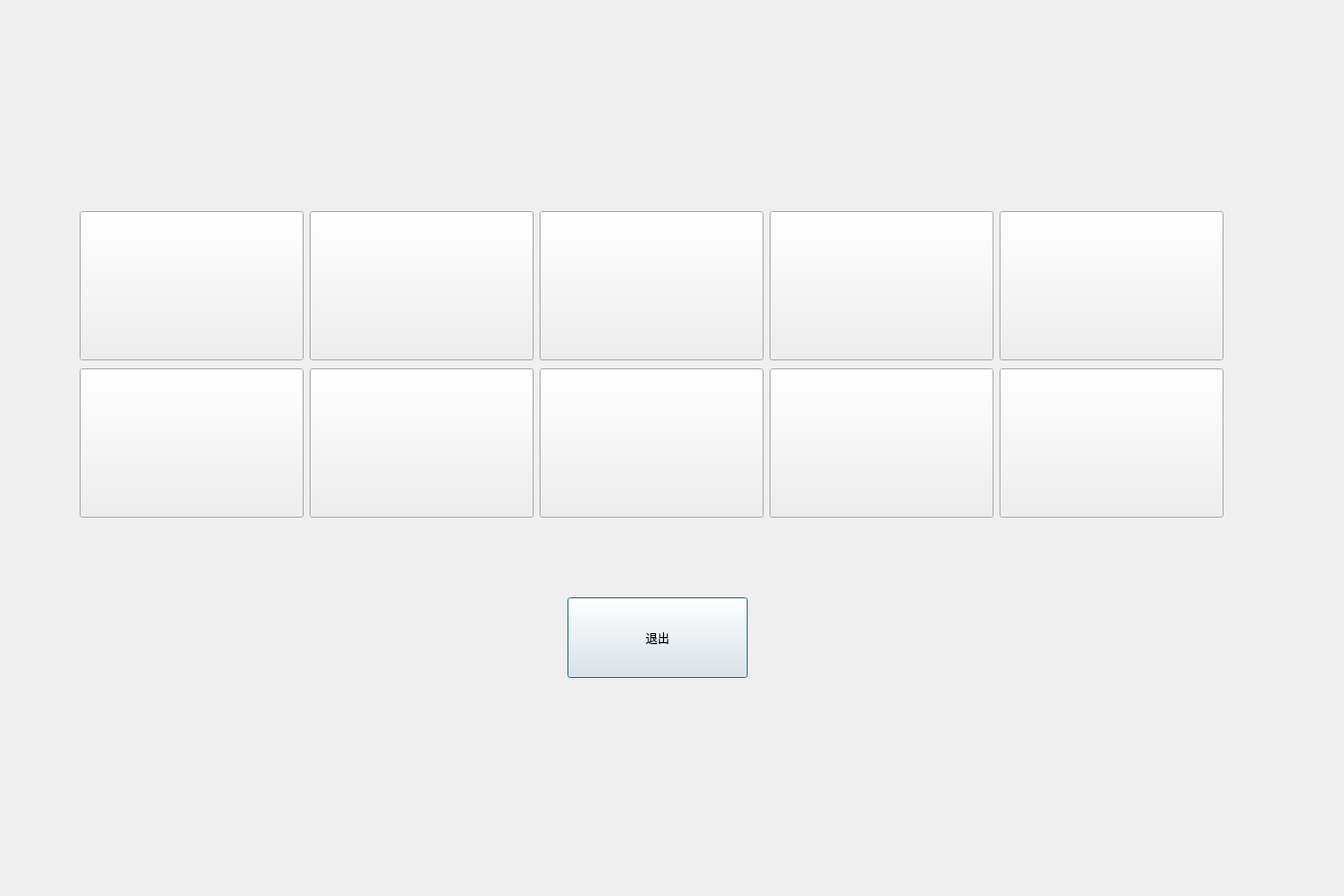
<?xml version="1.0" encoding="UTF-8"?>
<ui version="4.0">
 <class>PlaySelectionInterface</class>
 <widget class="QDialog" name="PlaySelectionInterface">
  <property name="geometry">
   <rect>
    <x>0</x>
    <y>0</y>
    <width>1350</width>
    <height>900</height>
   </rect>
  </property>
  <property name="minimumSize">
   <size>
    <width>1350</width>
    <height>900</height>
   </size>
  </property>
  <property name="maximumSize">
   <size>
    <width>1350</width>
    <height>900</height>
   </size>
  </property>
  <property name="windowTitle">
   <string>Dialog</string>
  </property>
  <widget class="QPushButton" name="ButtonQuit">
   <property name="geometry">
    <rect>
     <x>570</x>
     <y>600</y>
     <width>181</width>
     <height>81</height>
    </rect>
   </property>
   <property name="text">
    <string>退出</string>
   </property>
  </widget>
  <widget class="QWidget" name="layoutWidget">
   <property name="geometry">
    <rect>
     <x>80</x>
     <y>210</y>
     <width>1153</width>
     <height>312</height>
    </rect>
   </property>
   <layout class="QVBoxLayout" name="verticalLayout">
    <item>
     <layout class="QHBoxLayout" name="horizontalLayout">
      <item>
       <widget class="QPushButton" name="Button1">
        <property name="minimumSize">
         <size>
          <width>225</width>
          <height>150</height>
         </size>
        </property>
        <property name="maximumSize">
         <size>
          <width>225</width>
          <height>150</height>
         </size>
        </property>
        <property name="text">
         <string/>
        </property>
        <property name="iconSize">
         <size>
          <width>150</width>
          <height>100</height>
         </size>
        </property>
       </widget>
      </item>
      <item>
       <widget class="QPushButton" name="Button2">
        <property name="minimumSize">
         <size>
          <width>225</width>
          <height>150</height>
         </size>
        </property>
        <property name="maximumSize">
         <size>
          <width>225</width>
          <height>150</height>
         </size>
        </property>
        <property name="text">
         <string/>
        </property>
        <property name="iconSize">
         <size>
          <width>150</width>
          <height>100</height>
         </size>
        </property>
       </widget>
      </item>
      <item>
       <widget class="QPushButton" name="Button3">
        <property name="minimumSize">
         <size>
          <width>225</width>
          <height>150</height>
         </size>
        </property>
        <property name="maximumSize">
         <size>
          <width>225</width>
          <height>150</height>
         </size>
        </property>
        <property name="text">
         <string/>
        </property>
        <property name="iconSize">
         <size>
          <width>150</width>
          <height>100</height>
         </size>
        </property>
       </widget>
      </item>
      <item>
       <widget class="QPushButton" name="Button4">
        <property name="minimumSize">
         <size>
          <width>225</width>
          <height>150</height>
         </size>
        </property>
        <property name="maximumSize">
         <size>
          <width>225</width>
          <height>150</height>
         </size>
        </property>
        <property name="text">
         <string/>
        </property>
        <property name="iconSize">
         <size>
          <width>150</width>
          <height>100</height>
         </size>
        </property>
       </widget>
      </item>
      <item>
       <widget class="QPushButton" name="Button5">
        <property name="minimumSize">
         <size>
          <width>225</width>
          <height>150</height>
         </size>
        </property>
        <property name="maximumSize">
         <size>
          <width>225</width>
          <height>150</height>
         </size>
        </property>
        <property name="text">
         <string/>
        </property>
        <property name="iconSize">
         <size>
          <width>150</width>
          <height>100</height>
         </size>
        </property>
       </widget>
      </item>
     </layout>
    </item>
    <item>
     <layout class="QHBoxLayout" name="horizontalLayout_2">
      <item>
       <widget class="QPushButton" name="Button6">
        <property name="minimumSize">
         <size>
          <width>225</width>
          <height>150</height>
         </size>
        </property>
        <property name="maximumSize">
         <size>
          <width>225</width>
          <height>150</height>
         </size>
        </property>
        <property name="text">
         <string/>
        </property>
        <property name="iconSize">
         <size>
          <width>150</width>
          <height>100</height>
         </size>
        </property>
       </widget>
      </item>
      <item>
       <widget class="QPushButton" name="Button7">
        <property name="minimumSize">
         <size>
          <width>225</width>
          <height>150</height>
         </size>
        </property>
        <property name="maximumSize">
         <size>
          <width>225</width>
          <height>150</height>
         </size>
        </property>
        <property name="text">
         <string/>
        </property>
        <property name="iconSize">
         <size>
          <width>150</width>
          <height>100</height>
         </size>
        </property>
       </widget>
      </item>
      <item>
       <widget class="QPushButton" name="Button8">
        <property name="minimumSize">
         <size>
          <width>225</width>
          <height>150</height>
         </size>
        </property>
        <property name="maximumSize">
         <size>
          <width>225</width>
          <height>150</height>
         </size>
        </property>
        <property name="text">
         <string/>
        </property>
        <property name="iconSize">
         <size>
          <width>150</width>
          <height>100</height>
         </size>
        </property>
       </widget>
      </item>
      <item>
       <widget class="QPushButton" name="Button9">
        <property name="minimumSize">
         <size>
          <width>225</width>
          <height>150</height>
         </size>
        </property>
        <property name="maximumSize">
         <size>
          <width>225</width>
          <height>150</height>
         </size>
        </property>
        <property name="text">
         <string/>
        </property>
        <property name="iconSize">
         <size>
          <width>150</width>
          <height>100</height>
         </size>
        </property>
       </widget>
      </item>
      <item>
       <widget class="QPushButton" name="Button10">
        <property name="minimumSize">
         <size>
          <width>225</width>
          <height>150</height>
         </size>
        </property>
        <property name="maximumSize">
         <size>
          <width>225</width>
          <height>150</height>
         </size>
        </property>
        <property name="text">
         <string/>
        </property>
        <property name="iconSize">
         <size>
          <width>150</width>
          <height>100</height>
         </size>
        </property>
       </widget>
      </item>
     </layout>
    </item>
   </layout>
  </widget>
 </widget>
 <resources/>
 <connections/>
</ui>
